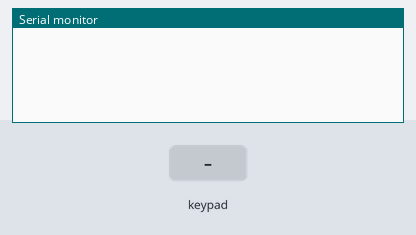
Bench run of a sketch on a simulated Arduino Uno, built with avr-gcc and run on an emulated ATmega328P. Parts: the last lines printed to the serial monitor. The inputs (shaded band) are chosen by the test bench.

Above: at 1.5 s.
1.6 s: key 'U' pressed
At 2.3 s:
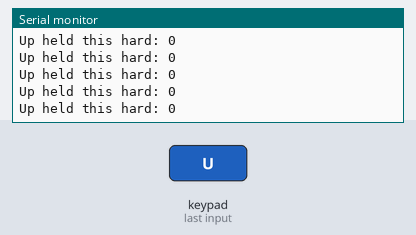
3.1 s: key 'D' pressed
At 3.9 s:
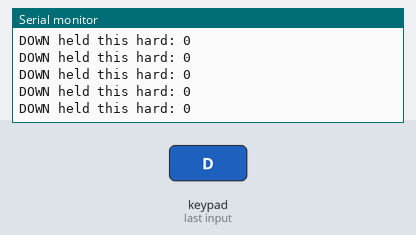
4.6 s: key 'L' pressed
At 5.5 s:
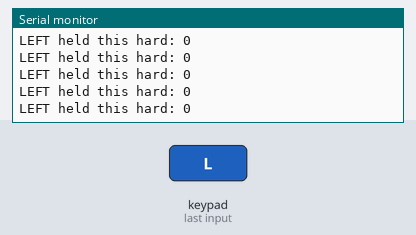
6.1 s: key 'R' pressed
At 7.1 s:
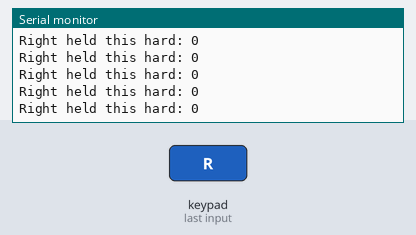
7.6 s: key 'X' pressed
At 8.6 s:
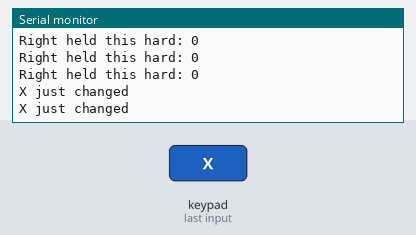
9.5 s: key 'O' pressed
At 10.1 s:
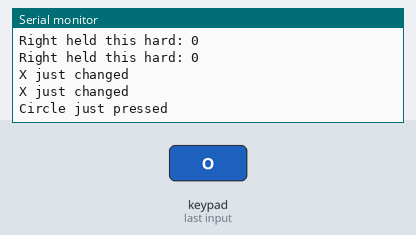

The sketch:

ArduinoPS2_SimpleTest.ino
```cpp
#include "PS2X_lib.h"

PS2X ps2x; // create PS2 Controller Class

//right now, the library does NOT support hot pluggable controllers, meaning
//you must always either restart your Arduino after you connect the controller,
//or call config_gamepad(pins) again after connecting the controller.

int error = 0;
byte type = 0;
byte vibrate = 0;

void setup(){

  Serial.begin(115200);

  delay(300);  //added delay to give wireless ps2 module some time to startup, before configuring it

  //CHANGES for v1.6 HERE!!! **************PAY ATTENTION*************

  //setup pins and settings: GamePad(clock, command, attention, data, Pressures?, Rumble?) check for error
  error = ps2x.config_gamepad(13, 11, 10, 12, true, true);
}

void loop() {
  /* You must Read Gamepad to get new values and set vibration values
     ps2x.read_gamepad(small motor on/off, larger motor strenght from 0-255)
     if you don't enable the rumble, use ps2x.read_gamepad(); with no values
     You should call this at least once a second
   */
  if(error == 1) //skip loop if no controller found
    return;

  ps2x.read_gamepad();

  if(ps2x.Button(PSB_START))         //will be TRUE as long as button is pressed
    Serial.println("Start is being held");
  if(ps2x.Button(PSB_SELECT))
    Serial.println("Select is being held");

  if(ps2x.Button(PSB_PAD_UP)) {      //will be TRUE as long as button is pressed
    Serial.print("Up held this hard: ");
    Serial.println(ps2x.Analog(PSAB_PAD_UP), DEC);
  }
  if(ps2x.Button(PSB_PAD_RIGHT)){
    Serial.print("Right held this hard: ");
    Serial.println(ps2x.Analog(PSAB_PAD_RIGHT), DEC);
  }
  if(ps2x.Button(PSB_PAD_LEFT)){
    Serial.print("LEFT held this hard: ");
    Serial.println(ps2x.Analog(PSAB_PAD_LEFT), DEC);
  }
  if(ps2x.Button(PSB_PAD_DOWN)){
    Serial.print("DOWN held this hard: ");
    Serial.println(ps2x.Analog(PSAB_PAD_DOWN), DEC);
  }

  vibrate = ps2x.Analog(PSAB_CROSS);  //this will set the large motor vibrate speed based on how hard you press the blue (X) button
  if (ps2x.NewButtonState()) {        //will be TRUE if any button changes state (on to off, or off to on)
    if(ps2x.Button(PSB_L3))
      Serial.println("L3 pressed");
    if(ps2x.Button(PSB_R3))
      Serial.println("R3 pressed");
    if(ps2x.Button(PSB_L2))
      Serial.println("L2 pressed");
    if(ps2x.Button(PSB_R2))
      Serial.println("R2 pressed");
    if(ps2x.Button(PSB_TRIANGLE))
      Serial.println("Triangle pressed");
  }

  if(ps2x.ButtonPressed(PSB_CIRCLE))               //will be TRUE if button was JUST pressed
    Serial.println("Circle just pressed");
  if(ps2x.NewButtonState(PSB_CROSS))               //will be TRUE if button was JUST pressed OR released
    Serial.println("X just changed");
  if(ps2x.ButtonReleased(PSB_SQUARE))              //will be TRUE if button was JUST released
    Serial.println("Square just released");

  if(ps2x.Button(PSB_L1) || ps2x.Button(PSB_R1)) { //print stick values if either is TRUE
    //Serial.print("Stick Values:");
    Serial.print(ps2x.Analog(PSS_LY), DEC); //Left stick, Y axis. Other options: LX, RY, RX
    Serial.print(",");
    Serial.print(ps2x.Analog(PSS_LX), DEC);
    Serial.print(",");
    Serial.print(ps2x.Analog(PSS_RY), DEC);
    Serial.print(",");
    Serial.println(ps2x.Analog(PSS_RX), DEC);
  }

  delay(50);
}
```

Measured:
- after the input at 1.6 s, the serial monitor: prints a new line at once (image 1)
- after the input at 3.1 s, the serial monitor: prints a new line at once (image 2)
- after the input at 4.6 s, the serial monitor: prints a new line at once (image 3)
- after the input at 6.1 s, the serial monitor: prints a new line after 0.05 s (image 4)
- after the input at 7.6 s, the serial monitor: prints a new line at once (image 5)
- after the input at 9.5 s, the serial monitor: prints a new line at once (image 6)
